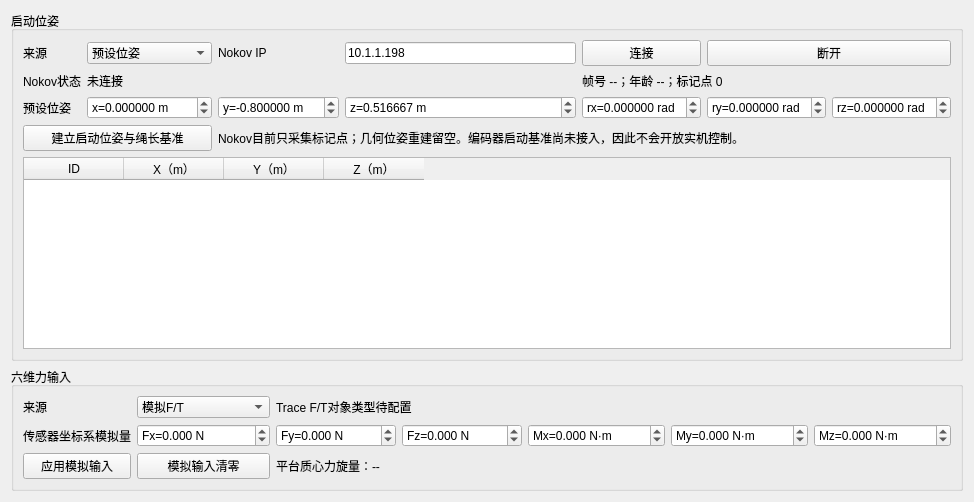
           <widget class="QWidget" name="cdprInitializationTab">
            <attribute name="title">
             <string>初始化与输入</string>
            </attribute>
            <layout class="QVBoxLayout" name="cdprInitializationLayout">
             <item>
              <widget class="QGroupBox" name="cdprInitialPoseGroup">
               <property name="title">
                <string>启动位姿</string>
               </property>
               <layout class="QGridLayout" name="cdprInitialPoseLayout">
                <item row="0" column="0">
                 <widget class="QLabel" name="cdprInitialPoseSourceLabel">
                  <property name="text">
                   <string>来源</string>
                  </property>
                 </widget>
                </item>
                <item row="0" column="1">
                 <widget class="QComboBox" name="cdprInitialPoseSourceCombo">
                  <item>
                   <property name="text">
                    <string>预设位姿</string>
                   </property>
                  </item>
                  <item>
                   <property name="text">
                    <string>Nokov标记点重建</string>
                   </property>
                  </item>
                 </widget>
                </item>
                <item row="0" column="2">
                 <widget class="QLabel" name="cdprNokovIpLabel">
                  <property name="text">
                   <string>Nokov IP</string>
                  </property>
                 </widget>
                </item>
                <item row="0" column="3">
                 <widget class="QLineEdit" name="cdprNokovIpEdit">
                  <property name="text">
                   <string>10.1.1.198</string>
                  </property>
                 </widget>
                </item>
                <item row="0" column="4">
                 <widget class="QPushButton" name="cdprNokovConnectButton">
                  <property name="text">
                   <string>连接</string>
                  </property>
                 </widget>
                </item>
                <item row="0" column="5">
                 <widget class="QPushButton" name="cdprNokovDisconnectButton">
                  <property name="text">
                   <string>断开</string>
                  </property>
                 </widget>
                </item>
                <item row="1" column="0">
                 <widget class="QLabel" name="cdprNokovStatusTitleLabel">
                  <property name="text">
                   <string>Nokov状态</string>
                  </property>
                 </widget>
                </item>
                <item row="1" column="1" colspan="3">
                 <widget class="QLabel" name="cdprNokovStatusValueLabel">
                  <property name="text">
                   <string>未连接</string>
                  </property>
                 </widget>
                </item>
                <item row="1" column="4" colspan="2">
                 <widget class="QLabel" name="cdprNokovFrameValueLabel">
                  <property name="text">
                   <string>帧号 --；年龄 --；标记点 0</string>
                  </property>
                 </widget>
                </item>
                <item row="2" column="0">
                 <widget class="QLabel" name="cdprPresetPositionLabel">
                  <property name="text">
                   <string>预设位姿</string>
                  </property>
                 </widget>
                </item>
                <item row="2" column="1">
                 <widget class="QDoubleSpinBox" name="cdprPresetXSpin">
                  <property name="prefix">
                   <string>x=</string>
                  </property>
                  <property name="suffix">
                   <string> m</string>
                  </property>
                  <property name="decimals">
                   <number>6</number>
                  </property>
                  <property name="minimum">
                   <double>-100.000000000000000</double>
                  </property>
                  <property name="maximum">
                   <double>100.000000000000000</double>
                  </property>
                 </widget>
                </item>
                <item row="2" column="2">
                 <widget class="QDoubleSpinBox" name="cdprPresetYSpin">
                  <property name="prefix">
                   <string>y=</string>
                  </property>
                  <property name="suffix">
                   <string> m</string>
                  </property>
                  <property name="decimals">
                   <number>6</number>
                  </property>
                  <property name="minimum">
                   <double>-100.000000000000000</double>
                  </property>
                  <property name="maximum">
                   <double>100.000000000000000</double>
                  </property>
                  <property name="value">
                   <double>-0.800000000000000</double>
                  </property>
                 </widget>
                </item>
                <item row="2" column="3">
                 <widget class="QDoubleSpinBox" name="cdprPresetZSpin">
                  <property name="prefix">
                   <string>z=</string>
                  </property>
                  <property name="suffix">
                   <string> m</string>
                  </property>
                  <property name="decimals">
                   <number>6</number>
                  </property>
                  <property name="minimum">
                   <double>-100.000000000000000</double>
                  </property>
                  <property name="maximum">
                   <double>100.000000000000000</double>
                  </property>
                  <property name="value">
                   <double>0.516667000000000</double>
                  </property>
                 </widget>
                </item>
                <item row="2" column="4">
                 <widget class="QDoubleSpinBox" name="cdprPresetRollSpin">
                  <property name="prefix">
                   <string>rx=</string>
                  </property>
                  <property name="suffix">
                   <string> rad</string>
                  </property>
                  <property name="decimals">
                   <number>6</number>
                  </property>
                  <property name="minimum">
                   <double>-6.283185000000000</double>
                  </property>
                  <property name="maximum">
                   <double>6.283185000000000</double>
                  </property>
                 </widget>
                </item>
                <item row="2" column="5">
                 <layout class="QHBoxLayout" name="cdprPresetAngleLayout">
                  <item>
                   <widget class="QDoubleSpinBox" name="cdprPresetPitchSpin">
                    <property name="prefix">
                     <string>ry=</string>
                    </property>
                    <property name="suffix">
                     <string> rad</string>
                    </property>
                    <property name="decimals">
                     <number>6</number>
                    </property>
                    <property name="minimum">
                     <double>-6.283185000000000</double>
                    </property>
                    <property name="maximum">
                     <double>6.283185000000000</double>
                    </property>
                   </widget>
                  </item>
                  <item>
                   <widget class="QDoubleSpinBox" name="cdprPresetYawSpin">
                    <property name="prefix">
                     <string>rz=</string>
                    </property>
                    <property name="suffix">
                     <string> rad</string>
                    </property>
                    <property name="decimals">
                     <number>6</number>
                    </property>
                    <property name="minimum">
                     <double>-6.283185000000000</double>
                    </property>
                    <property name="maximum">
                     <double>6.283185000000000</double>
                    </property>
                   </widget>
                  </item>
                 </layout>
                </item>
                <item row="3" column="0" colspan="2">
                 <widget class="QPushButton" name="cdprCaptureInitialStateButton">
                  <property name="text">
                   <string>建立启动位姿与绳长基准</string>
                  </property>
                 </widget>
                </item>
                <item row="3" column="2" colspan="4">
                 <widget class="QLabel" name="cdprInitialPoseHintLabel">
                  <property name="text">
                   <string>Nokov目前只采集标记点；几何位姿重建留空。编码器启动基准尚未接入，因此不会开放实机控制。</string>
                  </property>
                  <property name="wordWrap">
                   <bool>true</bool>
                  </property>
                 </widget>
                </item>
                <item row="4" column="0" colspan="6">
                 <widget class="QTableWidget" name="cdprMarkerTable">
                  <property name="editTriggers">
                   <set>QAbstractItemView::EditTrigger::NoEditTriggers</set>
                  </property>
                  <property name="alternatingRowColors">
                   <bool>true</bool>
                  </property>
                  <property name="rowCount">
                   <number>0</number>
                  </property>
                  <property name="columnCount">
                   <number>4</number>
                  </property>
                  <column>
                   <property name="text">
                    <string>ID</string>
                   </property>
                  </column>
                  <column>
                   <property name="text">
                    <string>X（m）</string>
                   </property>
                  </column>
                  <column>
                   <property name="text">
                    <string>Y（m）</string>
                   </property>
                  </column>
                  <column>
                   <property name="text">
                    <string>Z（m）</string>
                   </property>
                  </column>
                 </widget>
                </item>
               </layout>
              </widget>
             </item>
             <item>
              <widget class="QGroupBox" name="cdprForceInputGroup">
               <property name="title">
                <string>六维力输入</string>
               </property>
               <layout class="QGridLayout" name="cdprForceInputLayout">
                <item row="0" column="0">
                 <widget class="QLabel" name="cdprForceInputSourceLabel">
                  <property name="text">
                   <string>来源</string>
                  </property>
                 </widget>
                </item>
                <item row="0" column="1">
                 <widget class="QComboBox" name="cdprForceInputSourceCombo">
                  <item>
                   <property name="text">
                    <string>模拟F/T</string>
                   </property>
                  </item>
                  <item>
                   <property name="text">
                    <string>Trace F/T（待配置）</string>
                   </property>
                  </item>
                 </widget>
                </item>
                <item row="0" column="2" colspan="4">
                 <widget class="QLabel" name="cdprTraceFtStatusLabel">
                  <property name="text">
                   <string>Trace F/T对象类型待配置</string>
                  </property>
                 </widget>
                </item>
                <item row="1" column="0">
                 <widget class="QLabel" name="cdprSimulatedForceLabel">
                  <property name="text">
                   <string>传感器坐标系模拟量</string>
                  </property>
                 </widget>
                </item>
                <item row="1" column="1">
                 <widget class="QDoubleSpinBox" name="cdprForceFxSpin">
                  <property name="prefix">
                   <string>Fx=</string>
                  </property>
                  <property name="suffix">
                   <string> N</string>
                  </property>
                  <property name="decimals">
                   <number>3</number>
                  </property>
                  <property name="minimum">
                   <double>-10000.000000000000000</double>
                  </property>
                  <property name="maximum">
                   <double>10000.000000000000000</double>
                  </property>
                 </widget>
                </item>
                <item row="1" column="2">
                 <widget class="QDoubleSpinBox" name="cdprForceFySpin">
                  <property name="prefix">
                   <string>Fy=</string>
                  </property>
                  <property name="suffix">
                   <string> N</string>
                  </property>
                  <property name="decimals">
                   <number>3</number>
                  </property>
                  <property name="minimum">
                   <double>-10000.000000000000000</double>
                  </property>
                  <property name="maximum">
                   <double>10000.000000000000000</double>
                  </property>
                 </widget>
                </item>
                <item row="1" column="3">
                 <widget class="QDoubleSpinBox" name="cdprForceFzSpin">
                  <property name="prefix">
                   <string>Fz=</string>
                  </property>
                  <property name="suffix">
                   <string> N</string>
                  </property>
                  <property name="decimals">
                   <number>3</number>
                  </property>
                  <property name="minimum">
                   <double>-10000.000000000000000</double>
                  </property>
                  <property name="maximum">
                   <double>10000.000000000000000</double>
                  </property>
                 </widget>
                </item>
                <item row="1" column="4">
                 <widget class="QDoubleSpinBox" name="cdprForceMxSpin">
                  <property name="prefix">
                   <string>Mx=</string>
                  </property>
                  <property name="suffix">
                   <string> N·m</string>
                  </property>
                  <property name="decimals">
                   <number>3</number>
                  </property>
                  <property name="minimum">
                   <double>-10000.000000000000000</double>
                  </property>
                  <property name="maximum">
                   <double>10000.000000000000000</double>
                  </property>
                 </widget>
                </item>
                <item row="1" column="5">
                 <layout class="QHBoxLayout" name="cdprSimulatedMomentLayout">
                  <item>
                   <widget class="QDoubleSpinBox" name="cdprForceMySpin">
                    <property name="prefix">
                     <string>My=</string>
                    </property>
                    <property name="suffix">
                     <string> N·m</string>
                    </property>
                    <property name="decimals">
                     <number>3</number>
                    </property>
                    <property name="minimum">
                     <double>-10000.000000000000000</double>
                    </property>
                    <property name="maximum">
                     <double>10000.000000000000000</double>
                    </property>
                   </widget>
                  </item>
                  <item>
                   <widget class="QDoubleSpinBox" name="cdprForceMzSpin">
                    <property name="prefix">
                     <string>Mz=</string>
                    </property>
                    <property name="suffix">
                     <string> N·m</string>
                    </property>
                    <property name="decimals">
                     <number>3</number>
                    </property>
                    <property name="minimum">
                     <double>-10000.000000000000000</double>
                    </property>
                    <property name="maximum">
                     <double>10000.000000000000000</double>
                    </property>
                   </widget>
                  </item>
                 </layout>
                </item>
                <item row="2" column="0">
                 <widget class="QPushButton" name="cdprApplySimulatedWrenchButton">
                  <property name="text">
                   <string>应用模拟输入</string>
                  </property>
                 </widget>
                </item>
                <item row="2" column="1">
                 <widget class="QPushButton" name="cdprClearSimulatedWrenchButton">
                  <property name="text">
                   <string>模拟输入清零</string>
                  </property>
                 </widget>
                </item>
                <item row="2" column="2" colspan="4">
                 <widget class="QLabel" name="cdprPlatformWrenchValueLabel">
                  <property name="text">
                   <string>平台质心力旋量：--</string>
                  </property>
                 </widget>
                </item>
               </layout>
              </widget>
             </item>
            </layout>
           </widget>
